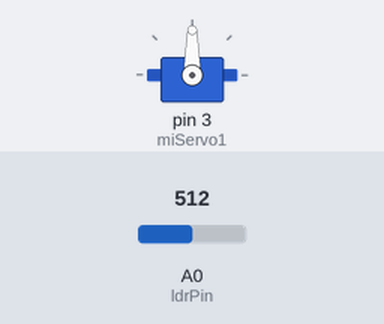
A sketch run on a simulated Arduino Uno, built with avr-gcc and run on an emulated ATmega328P. Parts: servo. Inputs (shaded band) come from the test bench; at power-on: A0 (ldrPin) = 512.

Above: at 1.2 s.
1.3 s: A0 (ldrPin) set to 716
At 2.1 s:
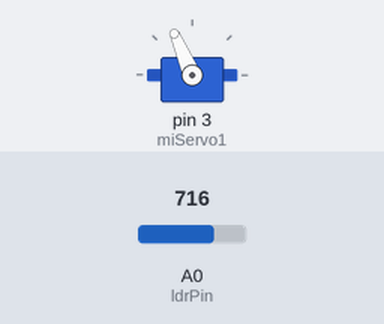
2.8 s: A0 (ldrPin) set to 900
At 3.3 s:
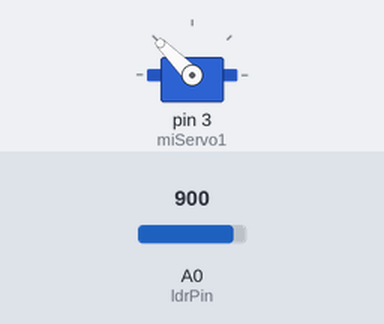
4.3 s: A0 (ldrPin) set to 1023
At 5.5 s:
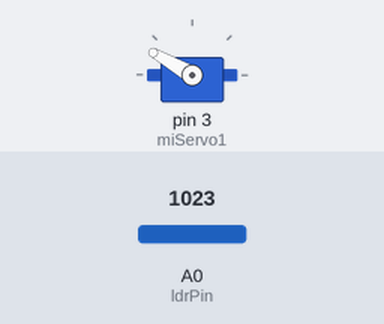
5.8 s: A0 (ldrPin) set to 306
At 6.7 s:
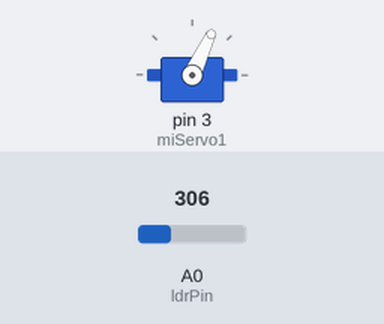
7.3 s: A0 (ldrPin) set to 140
At 7.9 s:
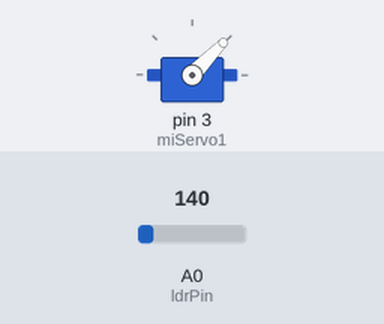
Timing chart, 0 to 9.8 s (numbered marks = the images above; inputs shaded):
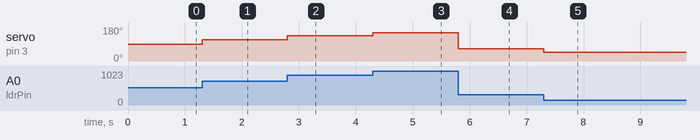

The sketch:

Sweep.ino
```cpp
#include <Servo.h>
int ldrPin = A0;

int intensidad = 0; //guarda la cantidad de luz
int intensidadMapeada = 0; //guardar la cantidad de luz
//despues de ajustarla al rango del servo
int servoMax = 150;
int servoMin = 30;
Servo miServo1;
int pos = 0;    // variable to store the servo position

void setup() {
  miServo1.attach(3);  // attaches the servo on pin 9 to the Servo object
}

void loop() {
    intensidad = analogRead(A0);
    intensidadMapeada = map(intensidad, 0, 1023, servoMin,servoMax);
    pos = intensidadMapeada;
    //qué variable va a escribir en mi servo
    miServo1.write(pos);              // tell servo to go to position in variable 'pos'

}
```

Measured:
- after the input at 1.3 s, servo on pin 3 (miServo1): 90° → 113° at once
- after the input at 2.8 s, servo on pin 3 (miServo1): 113° → 135° at once
- after the input at 4.3 s, servo on pin 3 (miServo1): 135° → 150° at once
- after the input at 5.8 s, servo on pin 3 (miServo1): 150° → 65° at once
- after the input at 7.3 s, servo on pin 3 (miServo1): 65° → 46° at once
